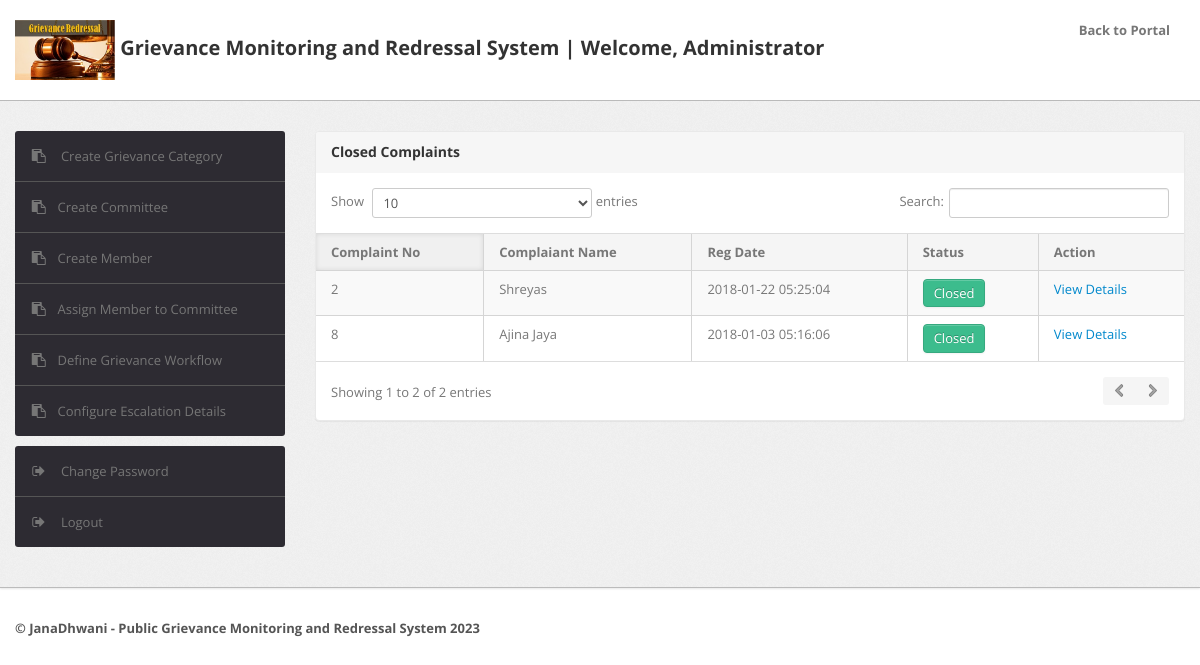
Page /admin/closed-complaint.php (signed in) on the earlier database version.
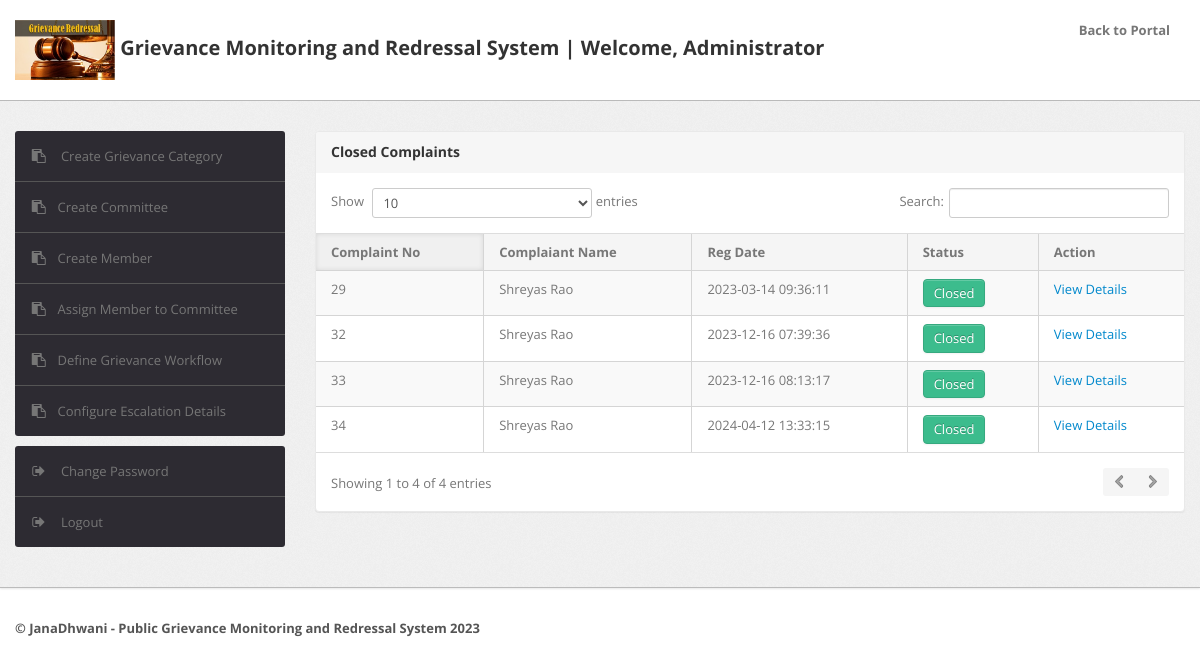
Same page on the later database version.
### tables this page shows
CREATE TABLE `tblcomplaints` (
  `complaintNumber` int(11) NOT NULL,
  `userId` int(11) NOT NULL,
  `category` int(11) NOT NULL,
  `subject` varchar(2000) NOT NULL,
  `description` mediumtext NOT NULL,
  `file` varchar(255) DEFAULT NULL,
  `status` varchar(50) DEFAULT 'unprocessed',
  `regDate` timestamp NOT NULL DEFAULT current_timestamp(),
  `lastUpdationDate` timestamp NOT NULL DEFAULT '0000-00-00 00:00:00' ON UPDATE current_timestamp(),
  `remarks` varchar(1000) NOT NULL
);

CREATE TABLE `users` (
  `id` int(11) NOT NULL,
  `fullName` varchar(255) DEFAULT NULL,
  `userEmail` varchar(255) DEFAULT NULL,
  `password` varchar(255) DEFAULT NULL,
  `contactNo` bigint(11) DEFAULT NULL,
  `gender` varchar(10) NOT NULL,
  `address` varchar(500) NOT NULL,
  `regDate` timestamp NOT NULL DEFAULT current_timestamp(),
  `updationDate` timestamp NOT NULL DEFAULT current_timestamp() ON UPDATE current_timestamp()
);

### admin/closed-complaint.php (the view, shortened to what this page needs)
<?php
include('include/config.php');
if(strlen($_SESSION['alogin'])==0)
	{
header('location:index.php');
}
else{
?>
<!DOCTYPE html>
<html lang="en">
<head>
	<link type="text/css" href="bootstrap/css/bootstrap.min.css" rel="stylesheet">
	<link type="text/css" href="bootstrap/css/bootstrap-responsive.min.css" rel="stylesheet">
	<link type="text/css" href="css/theme.css" rel="stylesheet">
	<link type="text/css" href="images/icons/css/font-awesome.css" rel="stylesheet">
</head>
<body>
<?php include('include/header.php');?>
	<div class="wrapper">
		<div class="container">
			<div class="row">
<?php include('include/sidebar.php');?>
			<div class="span9">
					<div class="content">
	<div class="module">
							<div class="module-head">
								<h3>Closed Complaints</h3>
							</div>
							<div class="module-body table">
								<table cellpadding="0" cellspacing="0" border="0" class="datatable-1 table table-bordered table-striped	 display" >
									<thead>
										<tr>
											<th>Complaint No</th>
											<th>Complaiant Name</th>
											<th>Reg Date</th>
											<th>Status</th>
											<th>Action</th>
										</tr>
									</thead>
<tbody>
<?php
$st='closed';
$query=mysqli_query($bd,"select tblcomplaints.*,users.fullName as name from tblcomplaints join users on users.id=tblcomplaints.userId where tblcomplaints.status='$st'");
while($row=mysqli_fetch_array($query))
{
?>
										<tr>
											<td><?php echo htmlentities($row['complaintNumber']);?></td>
											<td><?php echo htmlentities($row['name']);?></td>
											<td><?php echo htmlentities($row['regDate']);?></td>
											<td><button type="button" class="btn btn-success">Closed</button></td>
											<td>   <a href="complaint-details.php?cid=<?php echo htmlentities($row['complaintNumber']);?>"> View Details</a>
											</td>
											</tr>
										<?php  } ?>
										</tbody>
								</table>
							</div>
						</div>
					</div>
				</div>
			</div>
		</div>
	</div>
<?php include('include/footer.php');?>
</body>
<?php } ?>

Differences in the rows shown:
no longer on this page (row unchanged): tblcomplaints: complaintNumber "2", userId.fullName "Shreyas", regDate "2018-01-22 05:25:04"
no longer on this page (row unchanged): tblcomplaints: complaintNumber "8", userId.fullName "Ajina Jaya", regDate "2018-01-03 05:16:06"
added tblcomplaints: complaintNumber "29", userId.fullName "Shreyas Rao", regDate "2023-03-14 09:36:11"
added tblcomplaints: complaintNumber "32", userId.fullName "Shreyas Rao", regDate "2023-12-16 07:39:36"
added tblcomplaints: complaintNumber "33", userId.fullName "Shreyas Rao", regDate "2023-12-16 08:13:17"
added tblcomplaints: complaintNumber "34", userId.fullName "Shreyas Rao", regDate "2024-04-12 13:33:15"
Other differences:
text written by a page script: "Show entries Search: Showing 1 to 2 of 2 entries" → "Show entries Search: Showing 1 to 4 of 4 entries"
